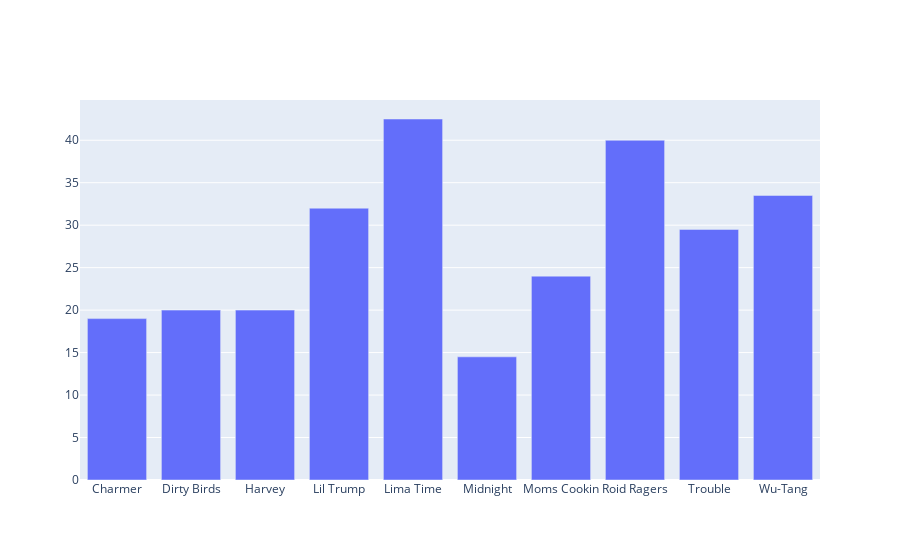

The notebook cell saved with this chart:
### Code cell
fig = go.Figure()
fig.add_trace(
    go.Bar(
        x=owners_df['Owner'],
        y=owners_df['Pts'],
    )
)
fig.show()

### Figure 1 — Plotly figure (JSON) as saved in the notebook; plotly's stock layout.template omitted (floating-point values rounded to 4 significant figures)
{"data": [{"type": "bar", "x": ["Charmer", "Dirty Birds", "Harvey", "Lil Trump", "Lima Time", "Midnight", "Moms Cookin", "Roid Ragers", "Trouble", "Wu-Tang"], "y": [19, 20, 20, 32, 42.5, 14.5, 24, 40, 29.5, 33.5]}], "layout": {}}
